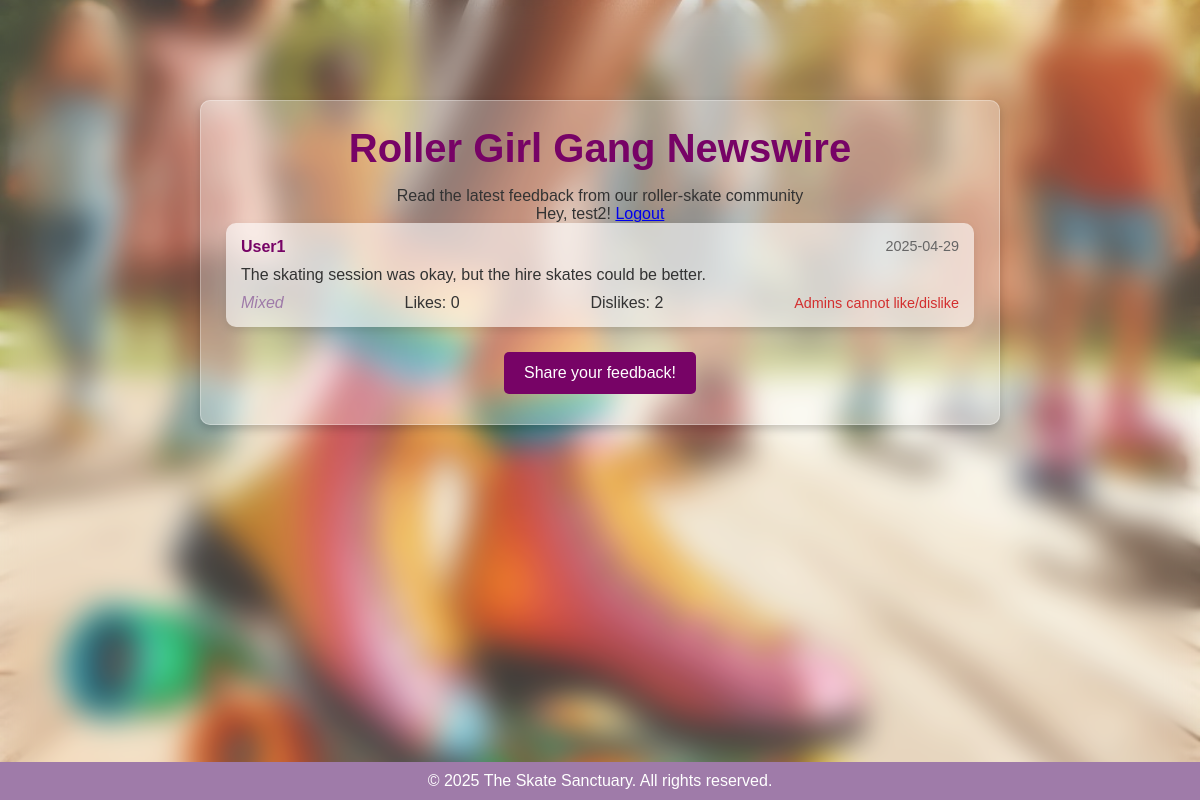
/newswire (signed in), run on the app's committed database.
### app.py (models this page shows, shortened)
class Admin(UserMixin, db.Model):
    id = db.Column(db.Integer, primary_key=True)
    username = db.Column(db.String(150), unique=True, nullable=False)
    password = db.Column(db.String(255), nullable=False)  # Increased length for hashed passwords
    is_admin = db.Column(db.Boolean, default=True)

class Review(db.Model):
    id = db.Column(db.Integer, primary_key=True)
    firstName = db.Column(db.String(80), nullable=False)
    lastName = db.Column(db.String(80), nullable=False)
    email = db.Column(db.String(120), nullable=False)
    review = db.Column(db.Text, nullable=False)
    likes = db.Column(db.Integer, default=0)
    dislikes = db.Column(db.Integer, default=0)
    user_id = db.Column(db.Integer, db.ForeignKey('regular_user.id'), nullable=False)
    sentiment = db.Column(db.String(20), nullable=True)
    created_at = db.Column(db.DateTime, default=datetime.utcnow)
    updated_at = db.Column(db.DateTime, default=datetime.utcnow, onupdate=datetime.utcnow)

class RegularUser(UserMixin, db.Model):
    id = db.Column(db.Integer, primary_key=True)
    username = db.Column(db.String(150), unique=True, nullable=False)
    password = db.Column(db.String(255), nullable=False)  # Increased length for hashed passwords
    reviews = db.relationship('Review', backref='user', lazy=True)
    interactions = db.relationship('Review', secondary=likes_dislikes, backref='user_interacted', lazy=True)

### app.py (the view)
@app.route("/newswire")
def newswire():
    reviews = Review.query.all()
    like_form = LikeDislikeForm()
    dislike_form = LikeDislikeForm()
    return render_template("newswire.html", reviews=reviews, like_form=like_form, dislike_form=dislike_form)

### app.py (called while the page is built)
@login_manager.user_loader
def load_user(user_id):
    user_type = session.get('user_type')
    print(f"Loading user with ID: {user_id}, Type: {user_type}")
    if user_type == 'admin':
        return Admin.query.get(int(user_id))
    return RegularUser.query.get(int(user_id))

### templates/newswire.html (shortened to what this page needs)
<!DOCTYPE html>
<html lang="en">
<head>
    <link rel="stylesheet" href="{{ url_for('static', filename='style.css') }}">
</head>
<body>
    <div class="background-overlay"></div>
    <div class="newswire-container">
        <h1>Roller Girl Gang Newswire</h1>
        <p>Read the latest feedback from our roller-skate community</p>
        {% if current_user.is_authenticated %}
            <p>Hey, {{ current_user.username }}! <a href="{{ url_for('user_logout') }}">Logout</a></p>
        {% else %}
            <p>Hey, Guest! <a href="{{ url_for('user_login') }}">Login</a></p>
        {% endif %}
        {% if reviews %}
            {% for review in reviews %}
                <div class="review-card">
                    <div class="review-header">
                        <span class="review-name">{{ review.user.username if review.user else 'Anonymous' }}</span>
                        <span class="review-date">{{ review.created_at.strftime('%Y-%m-%d') }}</span>
                    </div>
                    <p class="review-text">{{ review.review }}</p>
                    <div class="review-footer">
                        <span class="review-sentiment">{{ review.sentiment or 'N/A' }}</span>
                        <span class="review-likes">Likes: {{ review.likes }}</span>
                        <span class="review-dislikes">Dislikes: {{ review.dislikes }}</span>
                        <div class="interaction-btns">
                            {% if current_user.is_authenticated and not current_user.is_admin %}
                                <form action="{{ url_for('like_review', review_id=review.id) }}" method="POST" style="display:inline;">
                                    {{ like_form.hidden_tag() }}
                                    {{ like_form.submit(class="like-btn", value="Like") }}
                                </form>
                                <form action="{{ url_for('dislike_review', review_id=review.id) }}" method="POST" style="display:inline;">
                                    {{ dislike_form.hidden_tag() }}
                                    {{ dislike_form.submit(class="dislike-btn", value="Dislike") }}
                                </form>
                            {% else %}
                                <span class="login-prompt">
                                    {% if current_user.is_admin %}
                                        Admins cannot like/dislike
                                    {% else %}
                                        Login to like or dislike
                                    {% endif %}
                                </span>
                            {% endif %}
                        </div>
                    </div>
                </div>
            {% endfor %}
        {% else %}
            <p>No reviews available! Be the first to leave a review!</p>
        {% endif %}
        <a href="{{ url_for('home') }}" class="btn">Share your feedback!</a>
    </div>
    <footer>
        <p>&copy; 2025 The Skate Sanctuary. All rights reserved.</p>
    </footer>
</body>
</html>

### static/style.css (style rules this page uses)
* { margin: 0; padding: 0; box-sizing: border-box; }
body { font-family: Arial, sans-serif; background: url("/static/rollerskates.jpg") no-repeat center center fixed; background-size: cover; min-height: 100vh; padding-top: 80px; text-align: center; color: #333; position: relative; display: flex; flex-direction: column; }
.background-overlay { position: fixed; top: 0; left: 0; width: 100%; height: 100%; background: rgba(255, 255, 255, 0.1); backdrop-filter: blur(15px); -webkit-backdrop-filter: blur(15px); z-index: -1; }
h1 { font-size: 2.5rem; margin-bottom: 1rem; color: #770366; }
.download-link, .btn { background-color: #770366; color: white; padding: 12px 20px; text-decoration: none; font-size: 16px; border-radius: 5px; margin: 5px; display: inline-block; transition: background-color 0.3s ease; }
.newswire-container { width: 90%; max-width: 800px; padding: 25px; background: rgba(255, 255, 255, 0.3); box-shadow: 0px 4px 10px rgba(0, 0, 0, 0.2); border-radius: 10px; border: 1px solid rgba(255, 255, 255, 0.3); position: relative; z-index: 1; margin: 20px auto; }
.review-card { background: rgba(255, 255, 255, 0.6); padding: 15px; border-radius: 10px; box-shadow: 0px 4px 8px rgba(0, 0, 0, 0.1); margin-bottom: 20px; text-align: left; }
.review-card p { margin-bottom: 10px; font-size: 16px; }
.review-header { display: flex; justify-content: space-between; margin-bottom: 10px; }
.review-name { font-weight: bold; color: #770366; }
.review-date { color: #666; font-size: 0.9rem; }
.review-text { margin-bottom: 10px; }
.review-footer { display: flex; justify-content: space-between; align-items: center; }
.review-sentiment { color: #9F7BA9; font-style: italic; }
.review-likes, .review-dislikes { margin-right: 10px; color: #333; }
.interaction-btns { display: flex; gap: 10px; }
.login-prompt { color: #d32f2f; font-size: 0.9rem; }
footer { width: 100%; text-align: center; padding: 10px; background-color: #9F7BA9; color: white; margin-top: auto; }

### data on the page
Admin: username "test2"
Review: user "User1", created_at "2025-04-29", review "The skating session was okay, but the hire skates could be better.", sentiment "Mixed", likes "0", dislikes "2"
